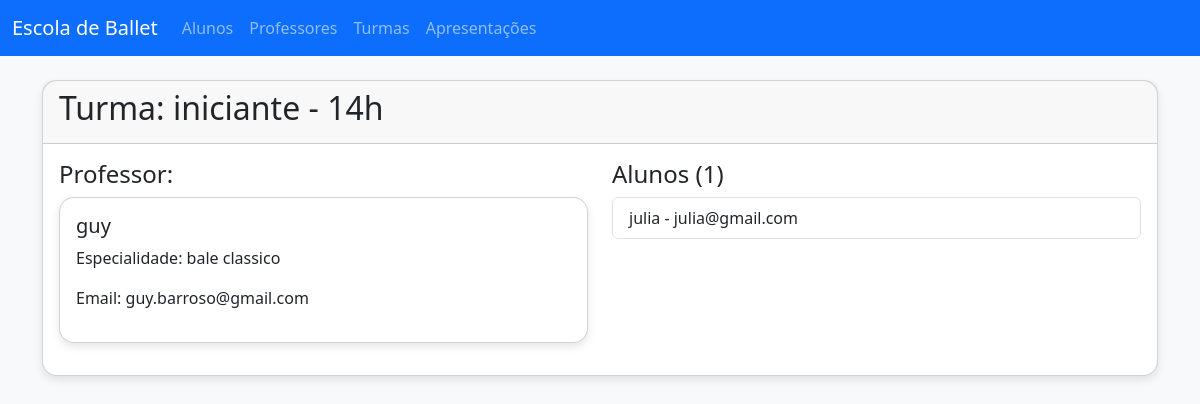
/turmas/1, run on the app's committed database.
### tables this page shows
CREATE TABLE Turma (
    id INTEGER PRIMARY KEY AUTOINCREMENT,
    nivel TEXT NOT NULL DEFAULT 'iniciante',
    horario TEXT NOT NULL,
    sala TEXT NOT NULL,
    quantidade_max_alunos INTEGER,
    observacoes TEXT
);

CREATE TABLE Professor (
    id INTEGER PRIMARY KEY AUTOINCREMENT,
    nome TEXT NOT NULL,
    especialidade TEXT NOT NULL,
    email TEXT NOT NULL,
    telefone TEXT,
    certificacoes TEXT,
    turma_id INTEGER REFERENCES Turma(id)
);

CREATE TABLE Aluno (
    id INTEGER PRIMARY KEY AUTOINCREMENT,
    nome TEXT NOT NULL,
    data_nascimento DATE NOT NULL,
    email TEXT NOT NULL,
    telefone TEXT,
    endereco TEXT,
    turma_id INTEGER REFERENCES Turma(id)
);

### app.py (the view)
@app.route('/turmas/<int:id>')
def visualizar_turma(id):
    conn = conectar()
    cursor = conn.cursor()
    cursor.execute("SELECT * FROM Turma WHERE id = ?", (id,))
    turma = cursor.fetchone()
    cursor.execute("SELECT * FROM Professor WHERE turma_id = ?", (id,))
    professor = cursor.fetchone()
    cursor.execute("SELECT * FROM Aluno WHERE turma_id = ?", (id,))
    alunos = cursor.fetchall()
    conn.close()
    return render_template('turma_detalhes.html', turma=turma, professor=professor, alunos=alunos)

### db/connection.py (called while the page is built)
def conectar():
    return sqlite3.connect('ballet.db')

### templates/turma_detalhes.html
{% extends "base.html" %}
{% block content %}
<div class="card">
  <div class="card-header">
    <h2>Turma: {{ turma[1] }} - {{ turma[2] }}</h2>
  </div>
  <div class="card-body">
    <div class="row">
      <div class="col-md-6">
        <h4>Professor:</h4>
        {% if professor %}
        <div class="card mb-3">
          <div class="card-body">
            <h5>{{ professor[1] }}</h5>
            <p>Especialidade: {{ professor[2] }}</p>
            <p>Email: {{ professor[3] }}</p>
          </div>
        </div>
        {% else %}
        <p>Nenhum professor atribuído a esta turma.</p>
        {% endif %}
      </div>
      <div class="col-md-6">
        <h4>Alunos ({{ alunos|length }})</h4>
        {% if alunos %}
        <div class="list-group">
          {% for aluno in alunos %}
          <div class="list-group-item">
            {{ aluno[1] }} - {{ aluno[3] }}
          </div>
          {% endfor %}
        </div>
        {% else %}
        <p>Nenhum aluno nesta turma.</p>
        {% endif %}
      </div>
    </div>
  </div>
</div>
{% endblock %}

### static/style.css (style rules this page uses)
body { background-color: #f8f9fa; }
.card { border-radius: 15px; box-shadow: 0 4px 8px rgba(0, 0, 0, 0.1); }

### data on the page
Turma: nivel "iniciante", horario "14h"
Professor: nome "guy", especialidade "bale classico", email "guy.barroso@gmail.com"
Aluno: nome "julia", email "julia@gmail.com"

### other printed values
{{ alunos|length }} "1"
